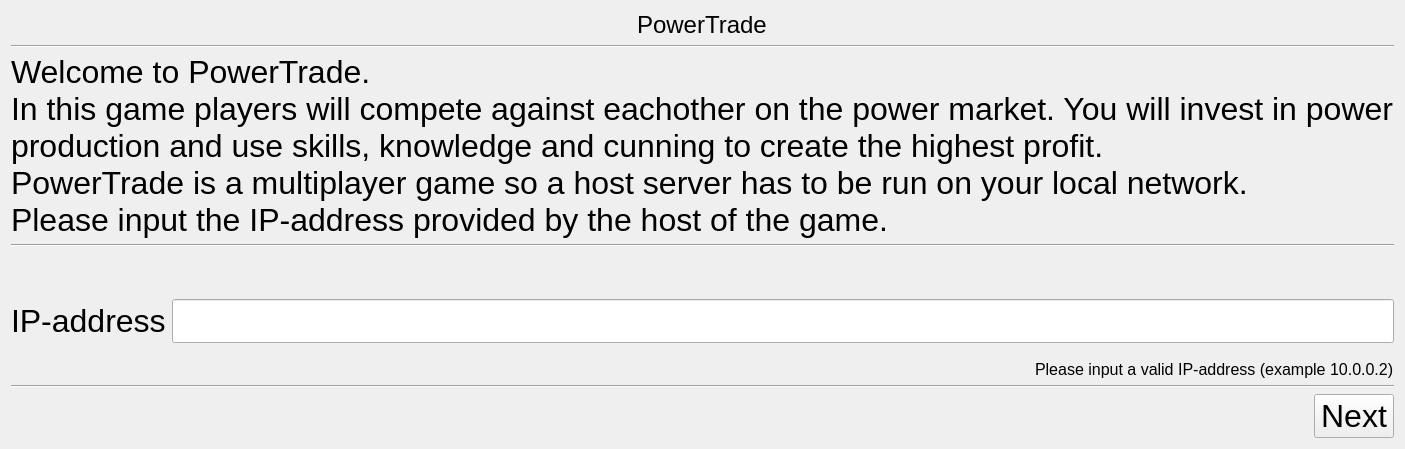
      <widget class="QWidget" name="page_connect">
       <layout class="QVBoxLayout" name="verticalLayout_7">
        <item alignment="Qt::AlignHCenter|Qt::AlignTop">
         <widget class="QLabel" name="connect_logo">
          <property name="sizePolicy">
           <sizepolicy hsizetype="Minimum" vsizetype="Minimum">
            <horstretch>0</horstretch>
            <verstretch>0</verstretch>
           </sizepolicy>
          </property>
          <property name="maximumSize">
           <size>
            <width>16777215</width>
            <height>50</height>
           </size>
          </property>
          <property name="font">
           <font>
            <pointsize>18</pointsize>
           </font>
          </property>
          <property name="text">
           <string>PowerTrade</string>
          </property>
         </widget>
        </item>
        <item>
         <widget class="Line" name="line_4">
          <property name="orientation">
           <enum>Qt::Horizontal</enum>
          </property>
         </widget>
        </item>
        <item>
         <widget class="QLabel" name="label">
          <property name="font">
           <font>
            <pointsize>24</pointsize>
           </font>
          </property>
          <property name="text">
           <string>Welcome to PowerTrade.
In this game players will compete against eachother on the power market. You will invest in power production and use skills, knowledge and cunning to create the highest profit.
PowerTrade is a multiplayer game so a host server has to be run on your local network.
Please input the IP-address provided by the host of the game. </string>
          </property>
          <property name="wordWrap">
           <bool>true</bool>
          </property>
         </widget>
        </item>
        <item>
         <widget class="Line" name="line_5">
          <property name="orientation">
           <enum>Qt::Horizontal</enum>
          </property>
         </widget>
        </item>
        <item>
         <layout class="QFormLayout" name="formLayout_2">
          <item row="0" column="1">
           <spacer name="verticalSpacer_2">
            <property name="orientation">
             <enum>Qt::Vertical</enum>
            </property>
            <property name="sizeHint" stdset="0">
             <size>
              <width>20</width>
              <height>40</height>
             </size>
            </property>
           </spacer>
          </item>
          <item row="1" column="0">
           <widget class="QLabel" name="ipAddressLabel">
            <property name="font">
             <font>
              <pointsize>24</pointsize>
             </font>
            </property>
            <property name="text">
             <string>IP-address</string>
            </property>
           </widget>
          </item>
          <item row="1" column="1">
           <widget class="QLineEdit" name="ipAddressLineEdit">
            <property name="font">
             <font>
              <pointsize>24</pointsize>
             </font>
            </property>
            <property name="clearButtonEnabled">
             <bool>true</bool>
            </property>
           </widget>
          </item>
         </layout>
        </item>
        <item>
         <layout class="QHBoxLayout" name="horizontalLayout_19">
          <property name="topMargin">
           <number>10</number>
          </property>
          <item>
           <spacer name="horizontalSpacer_16">
            <property name="orientation">
             <enum>Qt::Horizontal</enum>
            </property>
            <property name="sizeHint" stdset="0">
             <size>
              <width>40</width>
              <height>20</height>
             </size>
            </property>
           </spacer>
          </item>
          <item>
           <widget class="QLabel" name="connect_label_warning">
            <property name="font">
             <font>
              <pointsize>12</pointsize>
             </font>
            </property>
            <property name="text">
             <string>Please input a valid IP-address (example 10.0.0.2)</string>
            </property>
           </widget>
          </item>
         </layout>
        </item>
        <item>
         <widget class="Line" name="line_6">
          <property name="orientation">
           <enum>Qt::Horizontal</enum>
          </property>
         </widget>
        </item>
        <item>
         <layout class="QHBoxLayout" name="horizontalLayout">
          <item>
           <spacer name="horizontalSpacer_2">
            <property name="orientation">
             <enum>Qt::Horizontal</enum>
            </property>
            <property name="sizeHint" stdset="0">
             <size>
              <width>40</width>
              <height>20</height>
             </size>
            </property>
           </spacer>
          </item>
          <item>
           <widget class="QPushButton" name="connect_next">
            <property name="font">
             <font>
              <pointsize>24</pointsize>
             </font>
            </property>
            <property name="text">
             <string>Next</string>
            </property>
            <property name="autoDefault">
             <bool>true</bool>
            </property>
           </widget>
          </item>
         </layout>
        </item>
       </layout>
      </widget>
